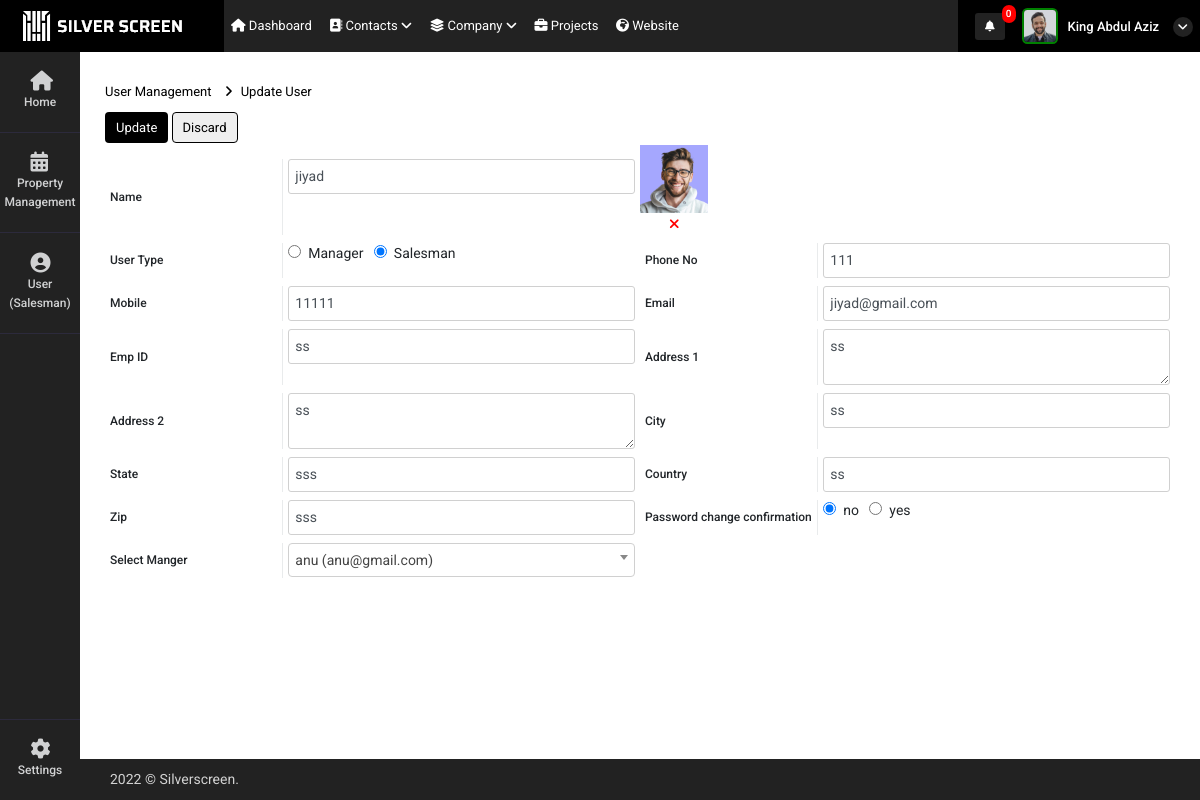
Page /user_edit?id=14 (signed in) on the earlier database version.
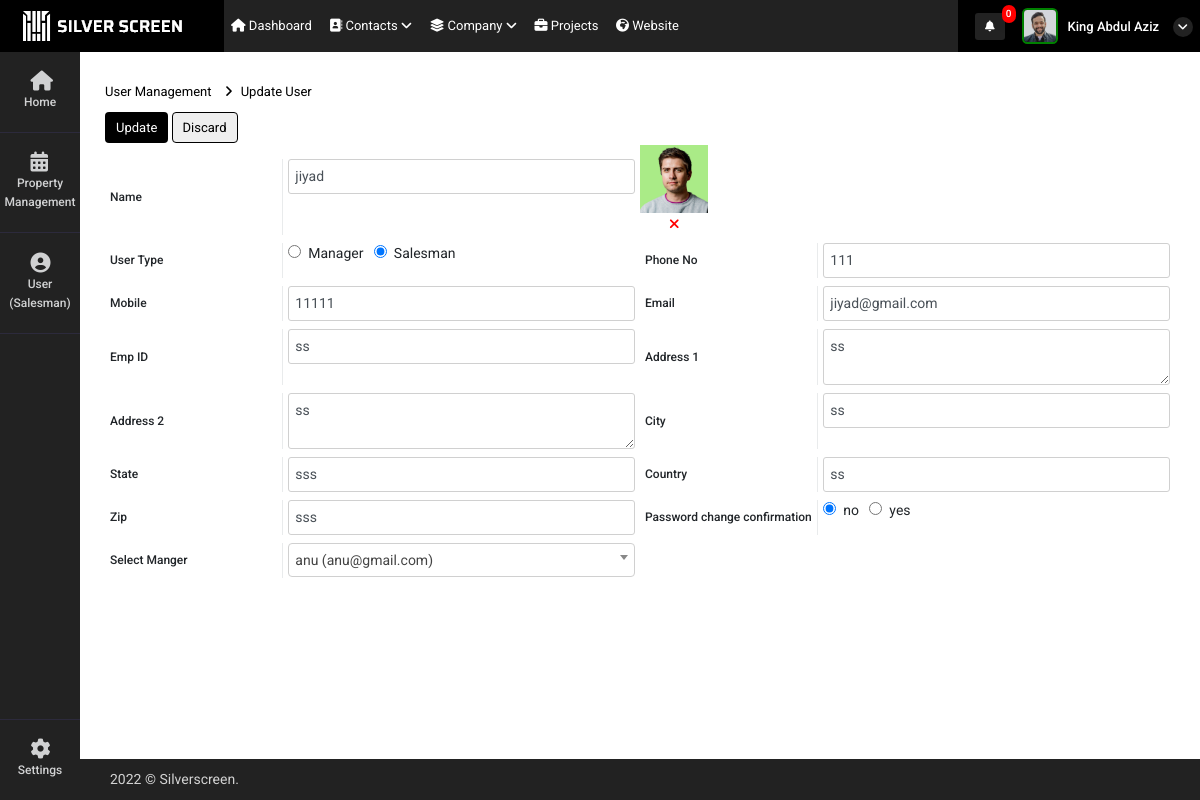
Same page on the later database version.
### super_admin/models.py (models this page shows)
class common(models.Model):  # COMM0N
    dt = models.DateField(auto_now=True)
    tm = models.TimeField(auto_now=True)
    updated = models.DateTimeField(default=timezone.now)
    status = models.CharField(max_length=255, null=True)
    class Meta:
        abstract = True

class user_Details(common):
    auth_user = models.ForeignKey(User,on_delete=models.CASCADE,related_name="auth_user_login_id", null=True)
    name = models.CharField(max_length=255,null=True)
    phone = models.CharField(max_length=255,null=True)
    email = models.EmailField(null=True)
    mobile = models.CharField(max_length=255,null=True)
    emp_id = models.CharField(max_length=255,null=True)
    address1 = models.CharField(max_length=255,null=True)
    address2 = models.CharField(max_length=255,null=True)
    city = models.CharField(max_length=255,null=True)
    state = models.CharField(max_length=255,null=True)
    country = models.CharField(max_length=255,null=True)
    zip = models.CharField(max_length=255,null=True)
    password_geration_type = models.CharField(max_length=255,choices=password_generate_option,null=True)
    user_type = models.CharField(max_length=255,choices=login_user_type,null=True)
    atatchment = models.FileField(upload_to="user_image",null=True)
    created_by = models.ForeignKey(User,on_delete=models.CASCADE,related_name="added_by_user_id", null=True)

### super_admin/views.py (the view)
# urls.py: path('user_edit',views.user_edit,name='user_edit'),
def user_edit(request):
    id = request.GET.get("id",False)
    data = user_Details.objects.get(id=id)
    all_manger = user_Details.objects.filter(user_type="manager")
    user_manger = ''
    try:
        user_manger = user_manger_mapping.objects.get(user_id_id=id)
    except:
        pass
    context = {
        'data':data,
        'all_manger':all_manger,
        'user_manger':user_manger
    }
    return render(request,'super_admin/user_edit.html',context)

### super_admin/templatetags/notification.py (called while the page is built)
@register.filter(name='get_notifications')
def get_notifications(value,args):
    user_dat = User.objects.get(id=value.id)
    st = user_dat.is_superuser
    data_count = ''
    if st == True:
        pass
    else:
        user_data = user_Details.objects.get(auth_user=value.id)
        data_count = user_request_plot.objects.filter(manager_id_id=user_data.id).count()
    return data_count

### super_admin/templates/super_admin/user_edit.html (shortened to what the changed rows need)
    {% extends "super_admin/base.html" %}
    {% load static %}
        {% block content %}
    <form action="update_user_action" method="POST" enctype="multipart/form-data">
        <div class="container-fluid mt-4">
            <div class="row pay-main">
                <div class="col-md-12">
                    <div class="row">
                        <div class="col-md-4">
                            <input name="name" value="{{data.name}}" required type="text" class="form-control">
                        </div>
                        {% if data.atatchment == ''  %}
                        {% else %}
                       <div id="image_div">
                        <img style="    margin-top: -14px!important;        width: 34%;" src="./media/{{data.atatchment}}">
                        <br>
                        <span onclick="remove_image_fun()" style="color: red;cursor: pointer;
                        font-weight: bold;    margin-left: 22px;"><i style="margin: 4px  7px!important;" class="fa fa-times" aria-hidden="true"></i></span>
                       </div>
                        {% endif %}
                    </div>
                    <div class="row mt-2">
                        <div class="col-md-4">
                            <input type="radio" onclick="visible_manager('manager')" {% if data.user_type == 'manager' %} checked  {% endif %} name="user_type" value="manager"> &nbsp;Manager
                            &nbsp;&nbsp;<input onclick="visible_manager('salesman')" {% if data.user_type == 'salesman' %} checked  {% endif %} name="user_type" type="radio"  value="salesman">&nbsp; Salesman
                        </div>
                        <div class="col-md-4">
                            <input name="phone" value="{{data.phone}}" required type="number" class="form-control">
                        </div>
                    </div>
                    <div class="row mt-2">
                        <div class="col-md-4">
                            <input name="mobile" value="{{data.mobile}}" required type="number" class="form-control" id="basiInput">
                        </div>
                        <div class="col-md-4">
                            <input name="email" value="{{data.email}}" required type="email" class="form-control" id="basiInput">
                        </div>
                    </div>
                    <div class="row mt-2">
                        <div class="col-md-4">
                            <input name="empid" value="{{data.emp_id}}" type="text" class="form-control" id="basiInput">
                        </div>
                        <div class="col-md-4">
                            <textarea name="address1" type="text" class="form-control" id="basiInput">{{data.address1}}</textarea>
                        </div>
                    </div>
                    <div class="row mt-2">
                        <div class="col-md-4 d-flex align-items-center">
                                <textarea name="address2" type="text" class="form-control" id="basiInput">{{data.address2}}</textarea>
                        </div>
                        <div class="col-md-4">
                            <input name="city" type="text" value="{{data.city}}" class="form-control" id="basiInput">
                        </div>
                    </div>
                    <div class="row mt-2">
                        <div class="col-md-4 d-flex align-items-center">
                                <input name="state" value="{{data.state}}" type="text" class="form-control" id="basiInput">
                        </div>
                        <div class="col-md-4">
                            <input name="country" value="{{data.country}}" type="text" class="form-control" id="basiInput">
                        </div>
                    </div>
                    <div class="row mt-2">
                        <div class="col-md-4 d-flex align-items-center">
                            <input name="zip" value="{{data.zip}}" type="text" class="form-control" id="basiInput">
                        </div>
                    </div>
                </div>
            </div>
        </div>
    </form>
        {% endblock %}

Differences in the rows shown:
changed user_Details "jiyad": atatchment: a different picture
